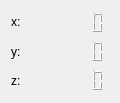
   <widget class="QWidget" name="formLayoutWidget">
    <property name="geometry">
     <rect>
      <x>580</x>
      <y>220</y>
      <width>101</width>
      <height>83</height>
     </rect>
    </property>
    <layout class="QFormLayout" name="formLayout">
     <item row="0" column="1">
      <widget class="QLCDNumber" name="lcdNumber">
       <property name="sizePolicy">
        <sizepolicy hsizetype="Fixed" vsizetype="Fixed">
         <horstretch>0</horstretch>
         <verstretch>0</verstretch>
        </sizepolicy>
       </property>
       <property name="font">
        <font>
         <family>黑体</family>
        </font>
       </property>
       <property name="layoutDirection">
        <enum>Qt::LeftToRight</enum>
       </property>
       <property name="styleSheet">
        <string notr="true">QLCDNumber {
    color: #616161;;
}</string>
       </property>
       <property name="frameShape">
        <enum>QFrame::NoFrame</enum>
       </property>
       <property name="frameShadow">
        <enum>QFrame::Raised</enum>
       </property>
       <property name="digitCount">
        <number>7</number>
       </property>
       <property name="segmentStyle">
        <enum>QLCDNumber::Filled</enum>
       </property>
      </widget>
     </item>
     <item row="1" column="1">
      <widget class="QLCDNumber" name="lcdNumber_2">
       <property name="sizePolicy">
        <sizepolicy hsizetype="Fixed" vsizetype="Fixed">
         <horstretch>0</horstretch>
         <verstretch>0</verstretch>
        </sizepolicy>
       </property>
       <property name="font">
        <font>
         <family>黑体</family>
        </font>
       </property>
       <property name="styleSheet">
        <string notr="true">QLCDNumber {
    color: #616161;;
}</string>
       </property>
       <property name="frameShape">
        <enum>QFrame::NoFrame</enum>
       </property>
       <property name="frameShadow">
        <enum>QFrame::Raised</enum>
       </property>
       <property name="digitCount">
        <number>7</number>
       </property>
      </widget>
     </item>
     <item row="2" column="1">
      <widget class="QLCDNumber" name="lcdNumber_3">
       <property name="sizePolicy">
        <sizepolicy hsizetype="Fixed" vsizetype="Fixed">
         <horstretch>0</horstretch>
         <verstretch>0</verstretch>
        </sizepolicy>
       </property>
       <property name="font">
        <font>
         <family>黑体</family>
        </font>
       </property>
       <property name="styleSheet">
        <string notr="true">QLCDNumber {
    color: #616161;;
}</string>
       </property>
       <property name="frameShape">
        <enum>QFrame::NoFrame</enum>
       </property>
       <property name="frameShadow">
        <enum>QFrame::Raised</enum>
       </property>
       <property name="digitCount">
        <number>7</number>
       </property>
      </widget>
     </item>
     <item row="0" column="0">
      <widget class="QLabel" name="label">
       <property name="focusPolicy">
        <enum>Qt::TabFocus</enum>
       </property>
       <property name="text">
        <string>x:</string>
       </property>
      </widget>
     </item>
     <item row="1" column="0">
      <widget class="QLabel" name="label_2">
       <property name="text">
        <string>y:</string>
       </property>
      </widget>
     </item>
     <item row="2" column="0">
      <widget class="QLabel" name="label_3">
       <property name="text">
        <string>z:</string>
       </property>
      </widget>
     </item>
    </layout>
   </widget>
